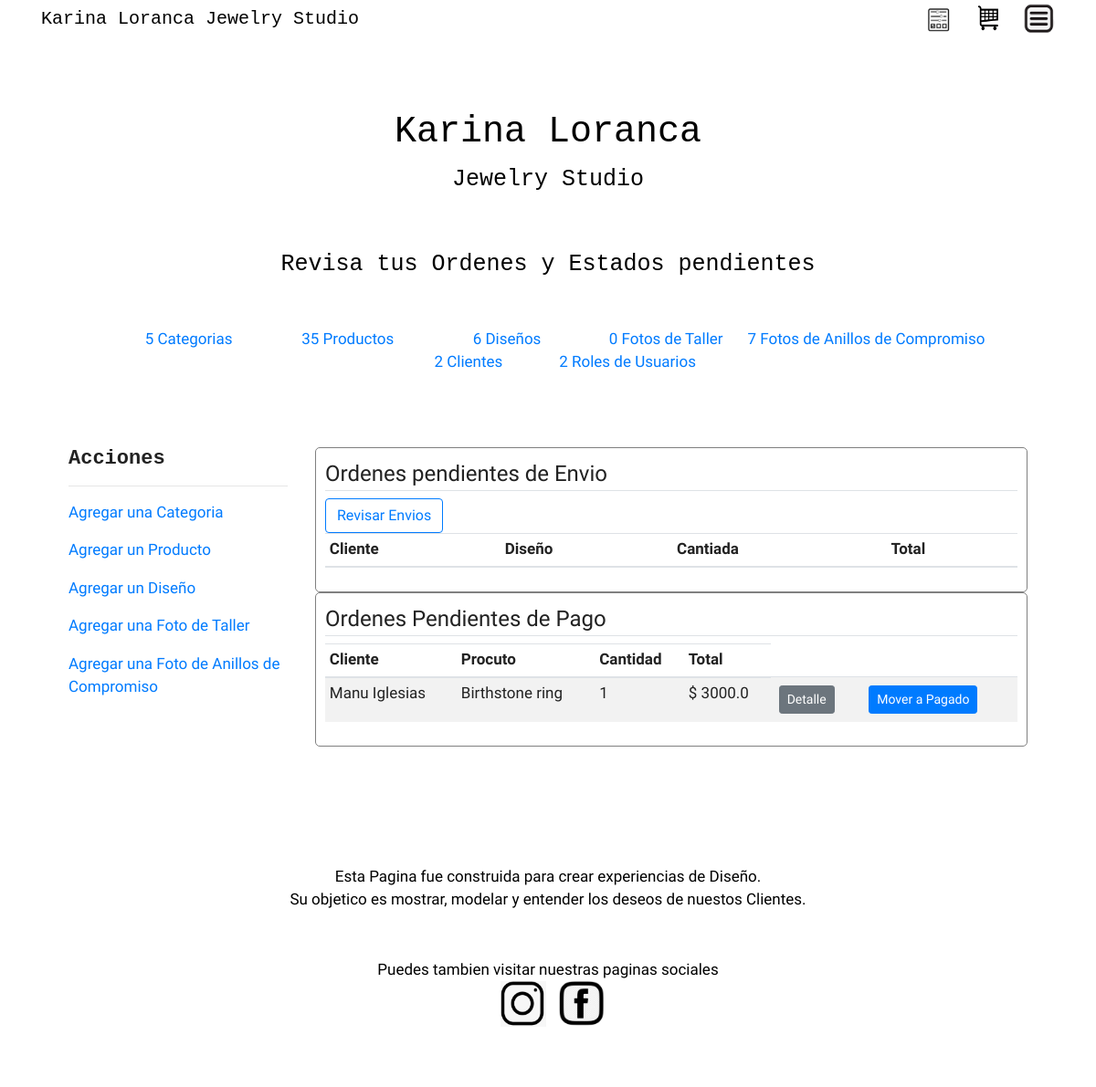
The page /admin (signed in) on the database its author committed.
### kl_designs/models.py (models this page shows, shortened)
class Item(db.Model):
    __table_args__ = {'extend_existing': True}
    itemid = db.Column(db.Integer, primary_key=True)
    quantity = db.Column(db.Integer, nullable=True)
    size = db.Column(db.Integer, nullable=True)
    status = db.Column(db.String, default='pending')
    product_name = db.Column(db.String(100), nullable=True)
    category_name = db.Column(db.String(100), nullable=True)
    description = db.Column(db.String(100), nullable=True)
    price = db.Column(db.DECIMAL)
    image_file = db.Column(db.String(20), nullable=True, default='default.jpg')
    image_file_2 = db.Column(db.String(20), nullable=True, default='default.jpg')
    image_file_3 = db.Column(db.String(20), nullable=True, default='default.jpg')
    order_date = db.Column(db.DateTime, nullable=True)
    delivery_date = db.Column(db.DateTime, nullable=True)
    received_date = db.Column(db.DateTime, nullable=True)
    deliveryid = db.Column(db.Integer, nullable=True)
    carrier = db.Column(db.String(100), nullable=True)
    userid = db.Column(db.Integer, db.ForeignKey('user.id'), nullable=False)
    users = db.relationship(User)
    product_items = db.relationship('Product', backref='product_item', lazy=True)

class User(db.Model, UserMixin):
    __table_args__ = {'extend_existing': True}
    id = db.Column(db.Integer, primary_key=True)
    fname = db.Column(db.String(20), unique=True, nullable=False)
    role = db.Column(db.String, default='user')
    email = db.Column(db.String(120), unique=True, nullable=False)
    image_file = db.Column(db.String(20), nullable=False, default='default.jpg')
    password = db.Column(db.String(60), nullable=False)
    complete_address1 = db.Column(db.String(200), unique=False, nullable=False)
    zipcode = db.Column(db.String(20), unique=False, nullable=False)
    phone = db.Column(db.String(20), nullable=False)
    cart_items = db.relationship('Item', backref='author', lazy=True)
    comments = db.relationship('Comments', backref='contributor', lazy=True)

### kl_designs/views/admins/routes_admins.py (the view)
@admins.route("/admin", methods=['GET', 'POST'])
@login_required
def index():
    users = User.query.all()
    user_count = db.session.query(User.id).count()
    categories = Category.query.all()
    category_count = db.session.query(Category.id).count()
    products = Product.query.all()
    product_count = db.session.query(Product.productid).count()
    designs = Design.query.all()
    design_count = db.session.query(Design.id).count()
    tallers = Taller.query.all()
    taller_count = db.session.query(Taller.id).count()
    anillos = AnillosCompromiso.query.all()
    anillo_count = db.session.query(AnillosCompromiso.id).count()
    items_ordered = Item.query.filter_by(status='Ordered')
    items_payed = Item.query.filter_by(status='Payed')
    total_pending = db.session.query(func.sum(Item.price)).filter_by(status='pending').scalar()
    total_ordered = db.session.query(func.sum(Item.price)).filter_by(status='Ordered').scalar()
    return render_template('admin/admin.html',
                           user_count=user_count, users=users,
                           categories=categories, category_count=category_count,
                           products=products, product_count=product_count,
                           designs=designs, design_count=design_count,
                           items_payed=items_payed, items_ordered=items_ordered,
                           total_pending=total_pending, total_ordered=total_ordered,
                           tallers=tallers, taller_count=taller_count,
                           anillos=anillos, anillo_count=anillo_count,
                           )

### kl_designs/models.py (called while the page is built)
@login_manager.user_loader
def load_user(user_id):
    return User.query.get(int(user_id))

### kl_designs/templates/admin/admin.html (shortened to what this page needs)
{% extends 'main/layout.html' %}
{% block additional_css %}
<link rel="stylesheet" type="text/css" href="{{ url_for('static', filename='uxdes4.css') }}"/>
    <link rel="stylesheet" type="text/css" href="{{ url_for('static', filename='view_admin.css') }}"/>
{% endblock %}
{% block main_content %}
    <div class="container">
    {% if current_user.is_authenticated %}
    <div class="hero">
        <h1>Karina Loranca <p><small>Jewelry Studio</small></p></h1>
    <small>
       Revisa tus Ordenes y Estados pendientes
    </small>
    </div>
    <div class="stats">
        <div class="stat">{% if category_count %}<a href="{{ url_for('categories.table_categories') }}"> {{ category_count }} Categorias </a> {% endif %}</div>
        <div class="stat"> {% if product_count %} <a href="{{ url_for('products.table_products') }}">{{ product_count }} Productos</a>  {% endif %}</div>
        <div class="stat"> {% if design_count %} <a href="{{ url_for('designs.table_designs') }}">{{ design_count }} Diseños</a>  {% endif %}</div>
        <div class="stat"> {% if design_count %} <a href="{{ url_for('tallers.table_tallers') }}">{{ taller_count }} Fotos de Taller</a>  {% endif %}</div>
        <div class="stat"> {% if design_count %} <a href="{{ url_for('anillos.table_anillos') }}">{{ anillo_count }} Fotos de Anillos de Compromiso</a>  {% endif %}</div>
        <div class="stat"> {% if user_count %} <a href="{{ url_for('admins.user_stats') }}">{{ user_count }} Clientes</a>  {% endif %}</div>
        <div class="stat"> {% if user_count %} <a href="{{ url_for('admins.user_roles') }}">{{ user_count }} Roles de Usuarios</a>  {% endif %}</div>
    </div>
    <div class="row">
            <div class="col-md-3">
                <div class="actions">
                    <h2>Acciones</h2>
                    <hr>
                    <p><a  href="{{ url_for('categories.new_category') }}">Agregar una Categoria</a></p>
                    <p><a  href="{{ url_for('products.new_product') }}">Agregar un Producto</a></p>
                    <p><a  href="{{ url_for('designs.new_designs') }}">Agregar un Diseño</a></p>
                    <p><a  href="{{ url_for('tallers.new_tallers') }}">Agregar una Foto de Taller</a></p>
                    <p><a  href="{{ url_for('anillos.new_anillos') }}">Agregar una Foto de Anillos de Compromiso</a></p>
                </div>
            </div>
                <div class="col-md-9">
                <div class="content-section-admin">
                    <legend class="border-bottom mb-2">Ordenes pendientes de Envio</legend>
                     <a class="btn btn-outline-primary" href="{{ url_for('admins.delivery_stats') }}">Revisar Envios</a> </td>
                    <div class="table-responsive">
                        <table class="table table-sm table-condensed table-striped" id="Cart">
                            <thead>
                            <tr>
                                <th scope="col">Cliente</th>
                                <th scope="col">Diseño</th>
                                <th scope="col">Cantiada</th>
                                <th scope="col">Total</th>
                            </tr>
                            </thead>
                        </table>
                    </div>
                </div>
                <div class="content-section-admin">
                    <legend class="border-bottom mb-2">Ordenes Pendientes de Pago</legend>
                    <div class="table-responsive">
                        <table class="table table-sm table-condensed table-striped" id="Cart">
                            <thead>
                            <tr>
                                <th scope="col">Cliente</th>
                                <th scope="col">Procuto</th>
                                <th scope="col">Cantidad</th>
                                <th scope="col">Total</th>
                            </tr>
                            </thead>
                            <tbody>
                            {% for i in items_ordered %}
                                <td scope="col"> {{ i.author.fname }}</td>
                                <td scope="col"> {{ i.product_name }}</td>
                                <td scope="col"> {{ i.quantity }} </td>
                                <td scope="col">  $ {{ "{0:.1f}".format((i.price)*(i.quantity)) }}</td>
                                <div class="buttons">
                                    <td><a class="btn btn-secondary btn-sm m-1" href="{{ url_for('admins.delivery_detail', itemid=i.itemid) }}">Detalle</a></td>
                                </div>
                                    <td scope="col"> <a class="btn btn-primary btn-sm m-1" href="{{ url_for('admins.move_to_pay_items', itemid=i.itemid) }}">Mover a Pagado</a> </td>                                 </div>
                                 </div>
                           </div>
                        </div>
                    {% endfor %}
            </div>
        </div>
{% endif %}
{% endblock main_content %}

### kl_designs/static/uxdes4.css (style rules this page uses)
.hero { background-color: white; color: black; font-size: 18px; font-family: Consolas, "andale mono", "lucida console", monospace; padding: 50px 0px; text-align: center; }
.hero h1 { padding: 30px; }
.hero small { font-size: 25px; }

### kl_designs/static/view_admin.css (style rules this page uses)
.row { margin-top: 50px; padding: 30px; }
h2 { font-family: Consolas, "andale mono", "lucida console", monospace; font-size: 22px; font-weight: bold; }
.content-section-admin { margin-top: 0px; margin-left: 0px; margin-right: auto; max-width: 900px; background-color: white; border: 1px solid gray; border-radius: 5px; padding: 10px; }
.stats { padding: 0px; text-align: center; }
.stats .stat { display: inline-block; min-width: 170px; }

### rows shown on the page
Item: author.fname "Manu Iglesias", product_name "Birthstone ring", quantity "1", (i.price)*(i.quantity) "3000.0"

### other values the page prints
{{ category_count }} "5"
{{ product_count }} "35"
{{ design_count }} "6"
{{ taller_count }} "0"
{{ anillo_count }} "7"
{{ user_count }} "2"
